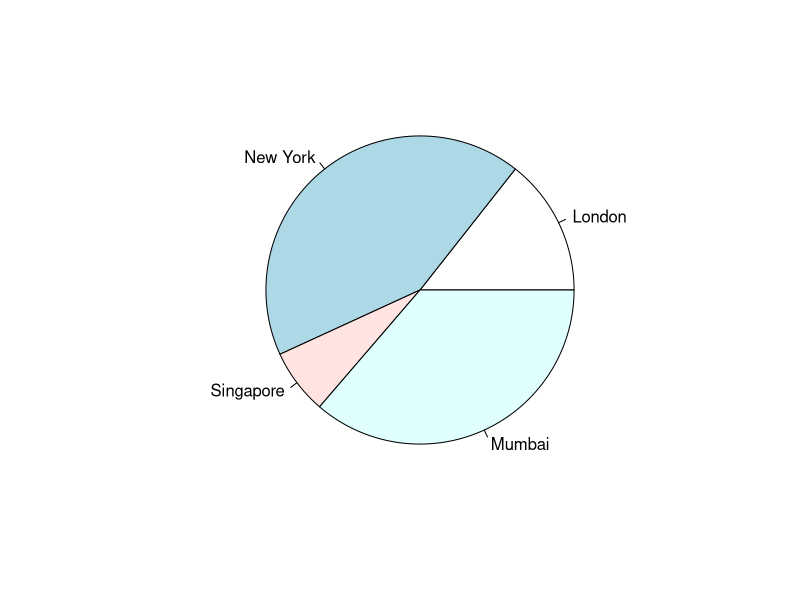
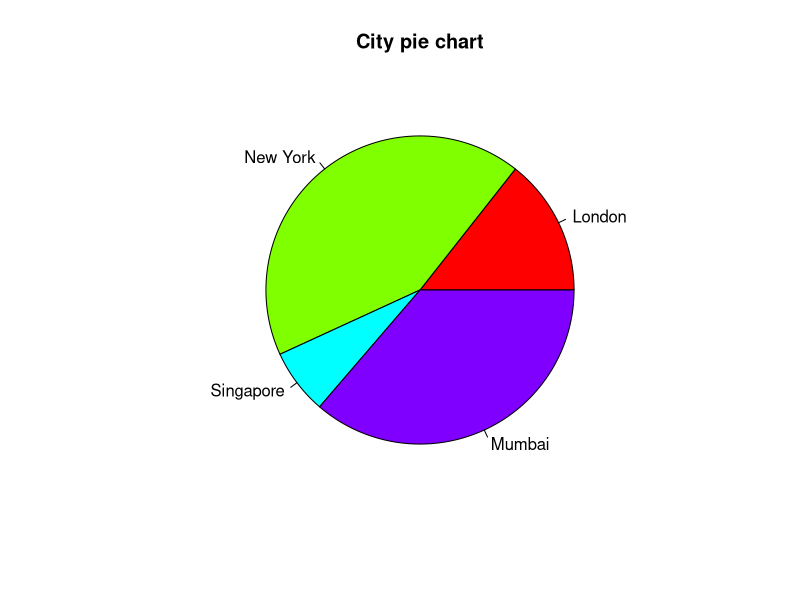
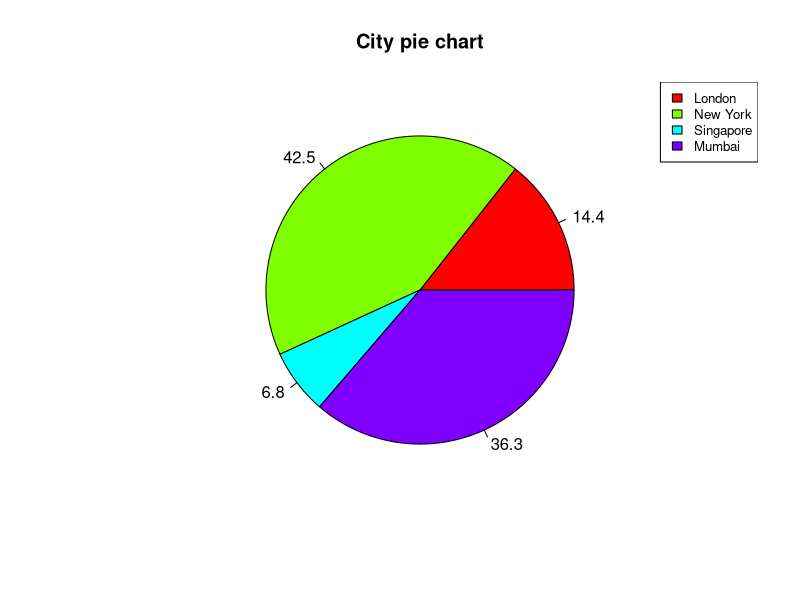
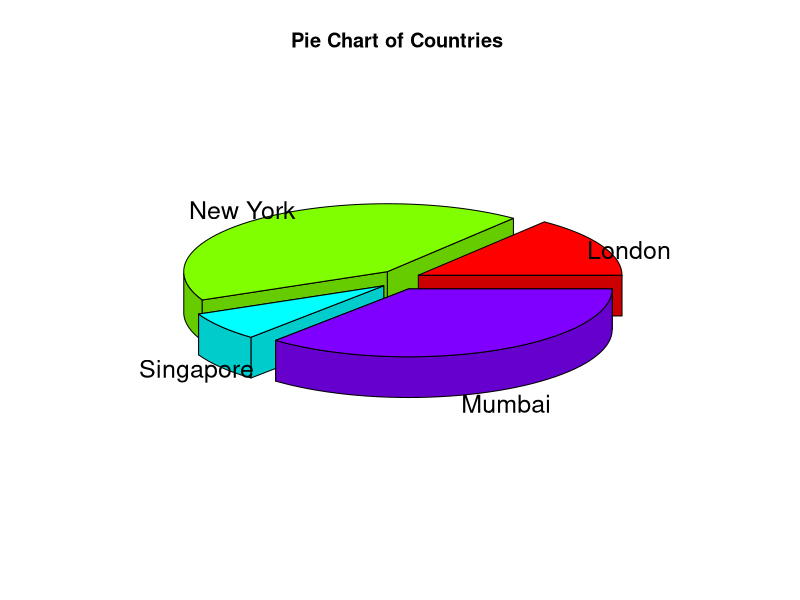
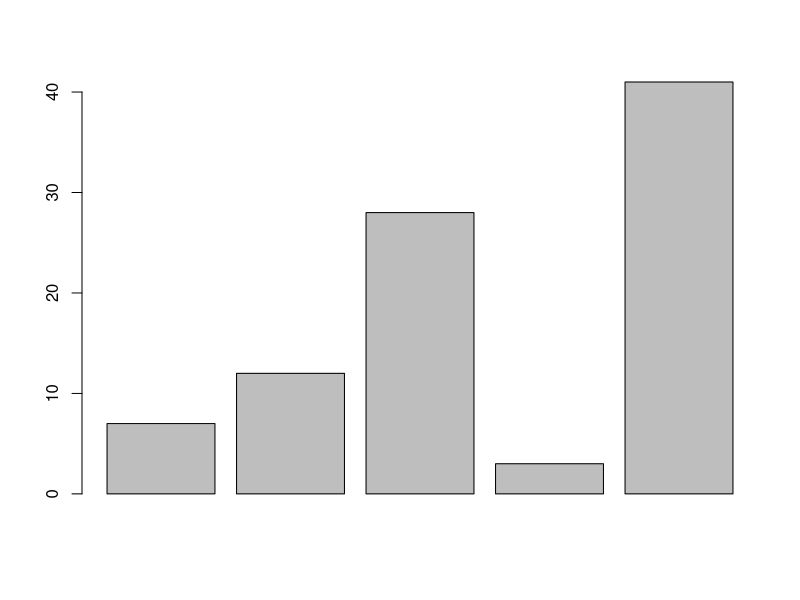
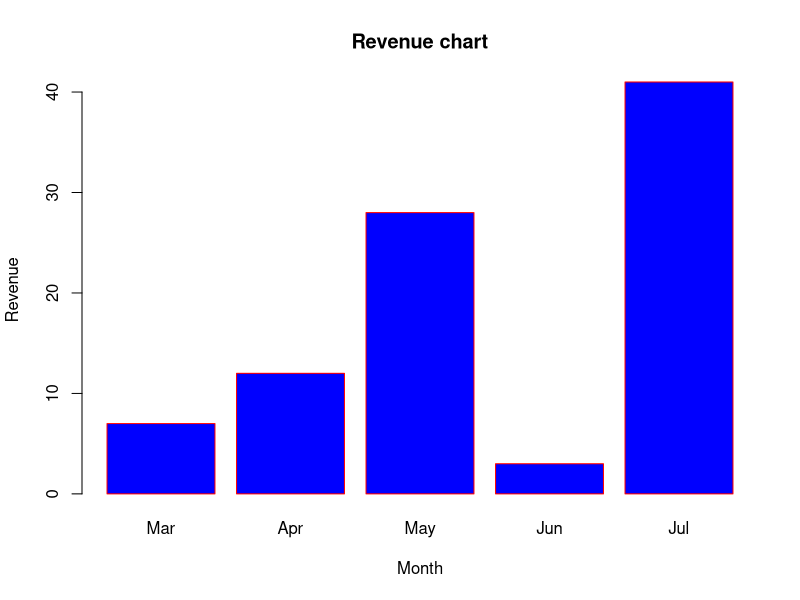
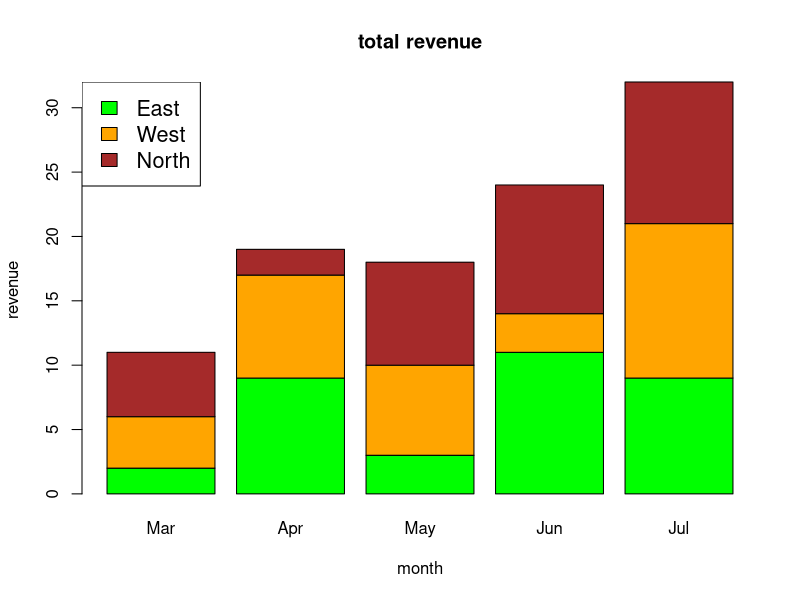
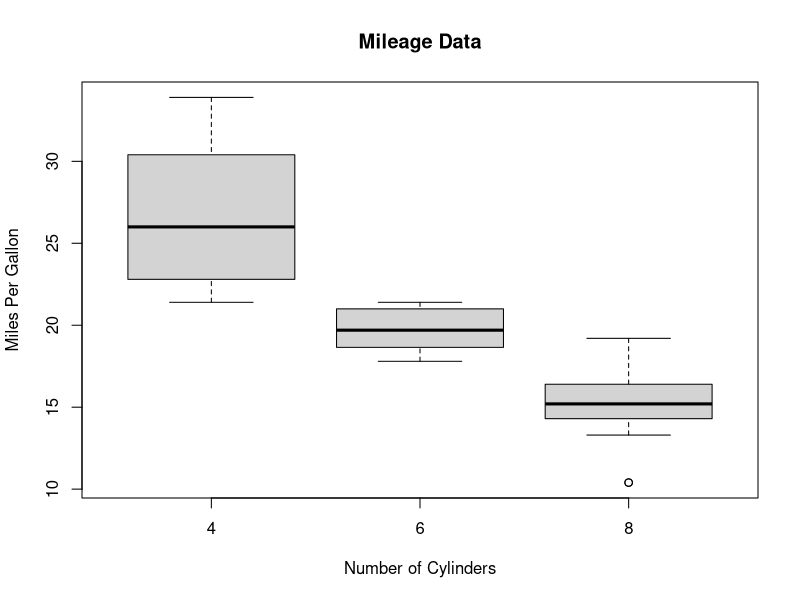

R code for these plots, in order:
##################### Pie Charts ########################

x <- c(21, 62, 10, 53)
labels <- c("London", "New York", "Singapore", "Mumbai")
png(file = "city.png")
pie(x,labels)
dev.off()

x <- c(21, 62, 10, 53)
labels <- c("London", "New York", "Singapore", "Mumbai")
png(file = "city_title_colours.jpg")
pie(x, labels, main = "City pie chart", col = rainbow(length(x)))
dev.off()

x <-  c(21, 62, 10,53)
labels <-  c("London","New York","Singapore","Mumbai")
piepercent<- round(100*x/sum(x), 1)
png(file = "city_percentage_legends.jpg")
pie(x, labels = piepercent, main = "City pie chart",col = rainbow(length(x)))
legend("topright", c("London","New York","Singapore","Mumbai"), cex = 0.8,
       fill = rainbow(length(x)))
dev.off()

install.packages("plotrix")
library(plotrix)
x <-  c(21, 62, 10,53)
lbl <-  c("London","New York","Singapore","Mumbai")
png(file = "3d_pie_chart.jpg")
pie3D(x,labels = lbl,explode = 0.1, main = "Pie Chart of Countries ")
dev.off()

##################### Bar Charts ########################

H <- c(7,12,28,3,41)
png(file = "barchart.png")
barplot(H)
dev.off()

H <- c(7,12,28,3,41)
M <- c("Mar","Apr","May","Jun","Jul")
png(file = "barchart_months_revenue.png")
barplot(H,names.arg=M,xlab="Month",ylab="Revenue",col="blue",
        main="Revenue chart",border="red")
dev.off()

colors = c("green","orange","brown")
months <- c("Mar","Apr","May","Jun","Jul")
regions <- c("East","West","North")
Values <- matrix(c(2,9,3,11,9,4,8,7,3,12,5,2,8,10,11), nrow = 3, ncol = 5, byrow = TRUE)
png(file = "barchart_stacked.png")
barplot(Values, main = "total revenue", names.arg = months, xlab = "month", ylab = "revenue", col = colors)
legend("topleft", regions, cex = 1.3, fill = colors)
dev.off()

##################### Boxplots ########################

input <- mtcars[,c('mpg','cyl')]
print(head(input))

png(file = "boxplot.png")
boxplot(mpg ~ cyl, data = mtcars, xlab = "Number of Cylinders",
        ylab = "Miles Per Gallon", main = "Mileage Data")
dev.off()

png(file = "boxplot_with_notch.png")
boxplot(mpg ~ cyl, data = mtcars, 
        xlab = "Number of Cylinders",
        ylab = "Miles Per Gallon", 
        main = "Mileage Data",
        notch = TRUE, 
        varwidth = TRUE, 
        col = c("green","yellow","purple"),
        names = c("High","Medium","Low")
)
dev.off()

##################### Histograms ########################

v <-  c(9,13,21,8,36,22,12,41,31,33,19)
png(file = "histogram.png")
hist(v,xlab = "Weight",col = "yellow",border = "blue")
dev.off()

v <- c(9,13,21,8,36,22,12,41,31,33,19)
png(file = "histogram_lim_breaks.png")
hist(v,xlab = "Weight",col = "green",border = "red", xlim = c(0,40), ylim = c(0,5),
     breaks = 5)
dev.off()

##################### Line Graphs ########################

v <- c(7,12,28,3,41)
png(file = "line_chart.jpg")
plot(v,type = "o")
dev.off()

v <- c(7,12,28,3,41)
png(file = "line_chart_label_colored.jpg")
plot(v,type = "o", col = "red", xlab = "Month", ylab = "Rain fall",
     main = "Rain fall chart")
dev.off()

v <- c(7,12,28,3,41)
t <- c(14,7,6,19,3)
png(file = "line_chart_2_lines.jpg")
plot(v,type = "o",col = "red", xlab = "Month", ylab = "Rain fall", 
     main = "Rain fall chart")
lines(t, type = "o", col = "blue")
dev.off()

##################### Scatterplots ########################

input <- mtcars[,c('wt','mpg')]
print(head(input))

png(file = "scatterplot.png")
plot(x = input$wt,y = input$mpg,
     xlab = "Weight",
     ylab = "Milage",
     xlim = c(2.5,5),
     ylim = c(15,30),		 
     main = "Weight vs Milage"
)
dev.off()

png(file = "scatterplot_matrices.png")
pairs(~wt+mpg+disp+cyl,data = mtcars,
      main = "Scatterplot Matrix")
dev.off()

